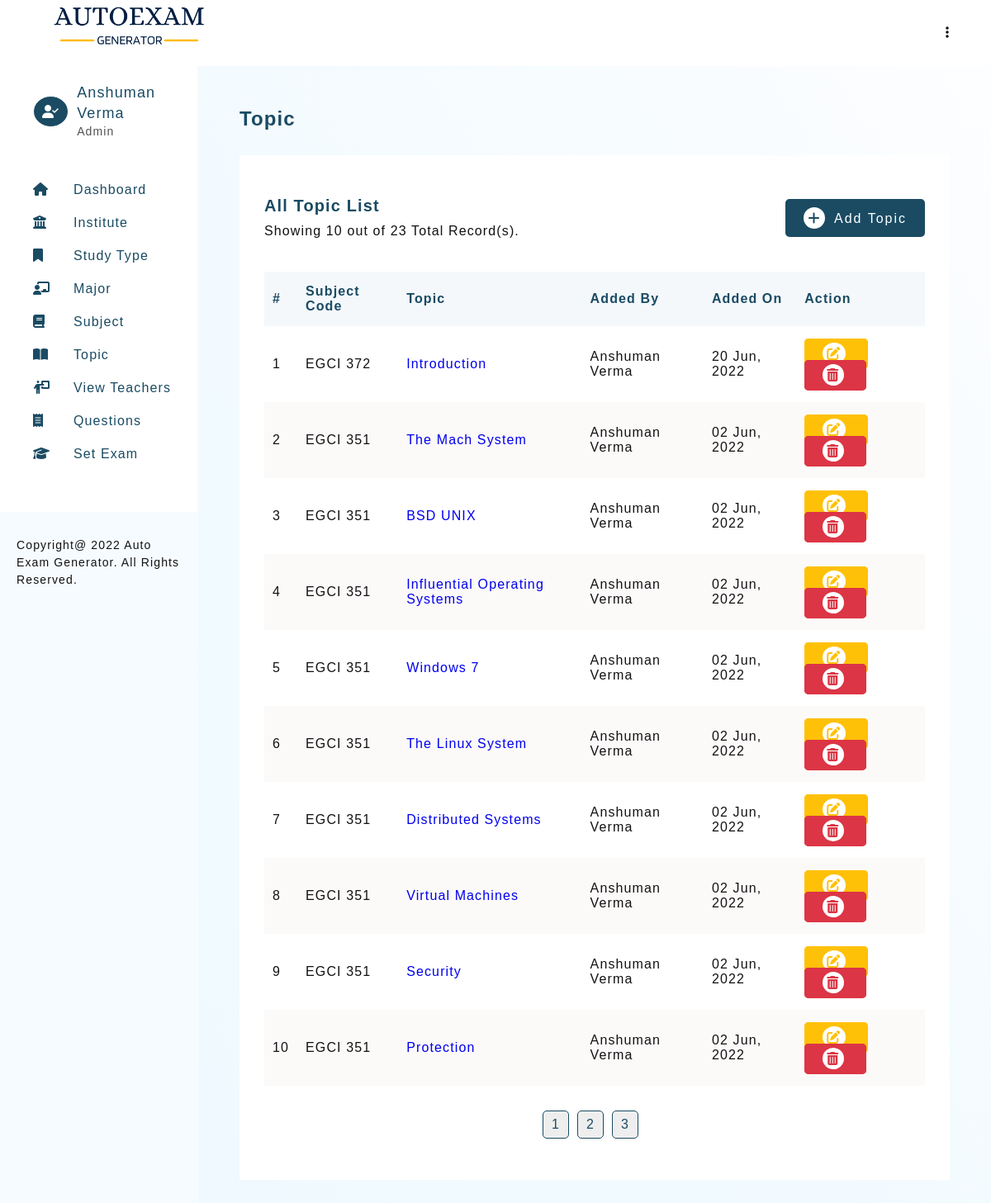
The app's page /autoexam/topic-view.php (signed in) with its own data.
### tables this page shows
CREATE TABLE `teacher_profile` (
  `teacher_id` int(11) NOT NULL,
  `teacher_firstname` varchar(30) NOT NULL,
  `teacher_lastname` varchar(30) NOT NULL,
  `email` varchar(50) DEFAULT NULL,
  `password` varchar(100) NOT NULL,
  `type` enum('Admin','Teacher') NOT NULL DEFAULT 'Teacher',
  `addedOn` datetime DEFAULT current_timestamp()
);

CREATE TABLE `subject_topic` (
  `subject_topic_id` int(11) NOT NULL,
  `subject_topic_name` text NOT NULL,
  `subject_id` int(11) DEFAULT NULL,
  `topicAddedBy` int(11) DEFAULT NULL,
  `topicAddedOn` datetime DEFAULT current_timestamp()
);

CREATE TABLE `subject_details` (
  `subject_id` int(11) NOT NULL,
  `subject_code` varchar(30) NOT NULL,
  `subject_name` text NOT NULL,
  `major_id` int(11) DEFAULT NULL,
  `subjectAddedBy` int(11) DEFAULT NULL,
  `subjectAddedOn` datetime DEFAULT current_timestamp()
);

### autoexam/includes/config.php (called while the page is built, shortened)
<?php
    $sitename = "Auto Exam Generator";

### autoexam/topic-view.php (the view, shortened to what this page needs)
<?php
    require_once './templates/header.php';
    if(isset($_SESSION['user']))
    {
        $limit = 10;
        if(isset($_GET['page']))
        {
            $page = $_GET['page'];
        }
        else
        {
            $page  = 1;
        }
        $start = ($page * $limit) - $limit;
        $serialNo = $start + 1;
        $countSubjectTopicQ = mysqli_query($connection, "SELECT count(`subject_topic_id`) as total FROM `subject_topic`");
        $countSubjectTopicR = mysqli_fetch_assoc($countSubjectTopicQ);
        $noOfSubjectTopic = $countSubjectTopicR['total'];
        $topicQuery = mysqli_query($connection,
            "SELECT * FROM `subject_topic`
            LEFT JOIN `teacher_profile` ON `teacher_profile`.`teacher_id` = `subject_topic`.`topicAddedBy`
            LEFT JOIN `subject_details` ON `subject_details`.`subject_id` = `subject_topic`.`subject_id`
            ORDER BY `subject_topic`.`topicAddedOn` DESC
            LIMIT $start, $limit
        ");
        $totalPages = ceil($noOfSubjectTopic / $limit);
    }
?>
<section>
    <h3 class="heading">Topic</h3>
    <div class="card">
        <div class="card-heading">
            <div>
                <h4 class="sub-heading">All Topic List</h4>
                <p class="desc">Showing <?php echo mysqli_num_rows($topicQuery); ?> out of <?= $noOfSubjectTopic;?> Total Record(s).</p>
            </div>
            <?php
                if($_SESSION['userType'] == 'Admin')
                {
            ?>
                <a href="topic-1.php" class="btn btn-green"><i class="fa-solid fa-plus"></i> Add Topic</a>
            <?php
                }
            ?>
        </div>
        <div class="table-responsive">
            <table class="table">
                <thead>
                    <tr>
                        <th>#</th>
                        <th>Subject Code</th>
                        <th>Topic</th>
                        <th>Added By</th>
                        <th>Added On</th>
                        <?php
                            if($_SESSION['userType'] == 'Admin')
                            {
                        ?>
                                <th>Action</th>
                        <?php
                            }
                        ?>
                    </tr>
                </thead>
                <tbody>
                    <?php
                        if(mysqli_num_rows($topicQuery) > 0)
                        {
                            while ($topic = mysqli_fetch_assoc($topicQuery))
                            {
                                echo "
                                    <tr>
                                        <td>$serialNo</td>
                                        <td>$topic[subject_code]</td>
                                        <td><a href=\"topic-detail.php?topic=$topic[subject_topic_id]\">$topic[subject_topic_name]</a></td>
                                        <td>$topic[teacher_firstname] $topic[teacher_lastname]</td>
                                        <td>".date("d M, Y", strtotime($topic['topicAddedOn']))."</td>
                                        <td>";
                                    if($topic['topicAddedBy'] == $_SESSION['userId']){
                                        echo  "<a href=\"topic-2.php?edit=$topic[subject_topic_id]\" class=\"btn btn-edit\"><i class=\"fa-solid fa-pen-to-square\"></i></a>
                                            <a href=\"delete.php?delete_topic=$topic[subject_topic_id]\"  class=\"btn btn-delete\"><i class=\"fa-solid fa-trash-can\"></i></a>";
                                    }
                                echo    "</td>
                                    </tr>
                                ";
                                $serialNo++;
                            }
                        }
                        else
                        {
                            echo "<tr><td colspan=\"7\">No Record Found</td></tr>";
                        }
                    ?>
                </tbody>
            </table>
        </div>
        <?php
            if($noOfSubjectTopic > $limit)
            {
                echo "<ul class=\"pagination\">";
                    for ($i=1; $i <= $totalPages; $i++)
                    {
                        echo "<li><a href=\"topic-view.php?page=$i\" class=\"btn-pagination\">".$i."</a></li>";
                    }
                echo "</ul>";
            }
        ?>
    </div>
</section>
<?php
    require_once './templates/footer.php';
?>

### autoexam/templates/header.php (shortened to what this page needs)
<?php
    require './includes/config.php';
    require_once './includes/connection.php';
    if(isset($_SESSION['user']))
    {
        $userQuery = mysqli_query($connection, "SELECT * FROM teacher_profile WHERE email = '$_SESSION[user]'");
        $userRow = mysqli_fetch_assoc($userQuery);
    }
?>
<!DOCTYPE html>
<html lang="en">
<head>
    <link rel="stylesheet" href="./assets/css/main.css">
    <link rel="stylesheet" href="./assets/css/style.css">
    <link rel="stylesheet" href="https://cdnjs.cloudflare.com/ajax/libs/font-awesome/6.1.1/css/all.min.css">
</head>
<body>
    <header class="admin-header">
        <h1 class="title">
            <img src="./assets/images/logo.png" alt="Auto Exam Generator" height="60px">
        </h1>
        <div>
            <ul>
                <li class="dropmenu">
                    <a href="#"><i class="fa-solid fa-ellipsis-vertical"></i></a>
                </li>
            </ul>
        </div>
    </header>
    <aside id="asideMenu">
        <div class="profile-header" id="profile-header2">
            <?php
                if($_SESSION['userType'] == 'Admin')
                {
                    echo "<i class=\"fa-solid fa-user-check\"></i>";
                }
                else
                {
                    echo "<i class=\"fa-solid fa-user\"></i>";
                }
            ?>
            <div>
                <h2>
                    <?=
                        $userRow['teacher_firstname'] ." ". $userRow['teacher_lastname']
                    ?>
                </h2>
                <p> <?=  $_SESSION['userType']; ?> </p>
            </div>
        </div>
        <section id="nav-header">
            <nav>
                <ul class="navbar">
                    <li><a href="dashboard.php"><i class="fa-solid fa-house"></i><span>Dashboard</span></a></li>
                            <li><a href="institute-view.php"><i class="fa-solid fa-building-columns"></i><span>Institute</span></a></li>
                            <li><a href="studyType-view.php"><i class="fa-solid fa-bookmark"></i><span>Study Type</span></a></li>
                            <li><a href="major-view.php"><i class="fa-solid fa-chalkboard-user"></i><span>Major</span></a></li>
                            <li><a href="subject-view.php"><i class="fa-solid fa-book"></i><span>Subject</span></a></li>
                            <li><a href="topic-view.php"><i class="fa-solid fa-book-open"></i><span>Topic</span></a></li>
                    <?php
                        if($_SESSION['userType'] == 'Admin')
                        {
                    ?>
                            <li><a href="teacher-view.php"><i class="fa-solid fa-person-chalkboard"></i><span>View Teachers</span></a></li>
                    <?php
                        }
                    ?>
                    <li><a href="question-view.php"><i class="fa-solid fa-receipt"></i><span>Questions</span></a></li>
                    <li><a href="setExam-1.php"><i class="fa-solid fa-graduation-cap"></i><span>Set Exam</span></a></li>
                </ul>
            </nav>
        </section>
        <footer class="copyright">Copyright@
            <?= date("Y"); ?>
            <?= $sitename; ?>. All Rights Reserved.
        </footer>
    </aside>
    <main>

### autoexam/assets/css/main.css (style rules this page uses)
* { margin: 0; padding: 0; box-sizing: border-box; }
body { font-family: 'Gill Sans', 'Gill Sans MT', Calibri, 'Trebuchet MS', sans-serif; color: #121212; letter-spacing: 0.07em; }
html { scroll-behavior: smooth; }
a { text-decoration: none; }
ul { list-style: none; }
.btn { padding: 8px 20px; border-radius: 5px; transition: all 0.2s; letter-spacing: 2px; font-size: 16px; }
.btn i { border-radius: 50%; padding: 5px; margin-right: 5px; transition: all 0.2s; }
.btn-green { background-color: #1a4b63; color: #fff; border: solid 2px #1a4b63; }
.btn-green i { background-color: #fff; color: #1a4b63; }
.btn-edit { background-color: #ffc107; color: #fff; border: solid 2px #ffc107; }
.btn-edit i { background-color: #fff; color: #ffc107; }
.btn-delete { background-color: #dc3545; color: #fff; border: solid 2px #dc3545; }
.btn-delete i { background-color: #fff; color: #dc3545; }

### autoexam/assets/css/style.css (style rules this page uses)
:root { --primary-color: #1a4b63; }
body { color: #121212; }
.admin-header { padding: 0 50px; background-color: #fff; display: flex; justify-content: space-between; width: 100%; z-index: 12; height: 10vh; line-height: 10vh; position: fixed; top: 0; left: 0; }
.admin-header .dropmenu { position: relative; text-align: right; }
.admin-header .dropmenu a { color: #121212; }
aside { width: 50%; background-color: #fff; height: 100%; overflow: auto; position: fixed; display: flex; flex-direction: column; justify-content: space-between; border-right: solid 1px rgb(255, 249, 249); display: none; background-color: #f6fbff; }
aside > #nav-header { padding: 20px 20px 50px 40px; display: grid; grid-template-columns: 1fr; row-gap: 20px; align-content: start; background-color: #fff; }
h1.title { color: var(--primary-color); font-size: 18px; }
.profile-header { display: flex; justify-content: flex-start; align-items: center; line-height: 1.4; padding: 20px 20px 20px 40px; background-color: #fff; }
.profile-header > i { border-radius: 50%; color: #fff; border: solid 1px; padding: 10px; background-color: var(--primary-color); margin-right: 10px; }
.profile-header > div > h2 { color: var(--primary-color); font-size: 18px; font-weight: normal; }
.profile-header > div > p { color: #515151; font-size: 14px; }
aside > #nav-header > nav > ul { line-height: 2.5; }
aside > #nav-header > nav > ul > li > a { color: var(--primary-color); font-size: 16px; display: block; }
aside > #nav-header > nav > ul > li > a > i { display: inline-block; width: 30px; }
aside > #nav-header > nav > ul > li > a > span { margin-left: 19px; }
aside > footer { background-color: #f6fbff; padding: 30px 20px 30px; line-height: 1.5; font-size: 14px; }
main { background-image: linear-gradient(to right top, #f0f9ff, #f0f9ff, #f0faff, #f1faff, #f1faff, #f2faff, #f4fbff, #f5fbff, #f7fcff, #f9fcff, #fbfdff, #fdfeff); min-height: 100vh; padding: 50px 50px; margin-top: 10vh; }
main > section { margin-bottom: 100px; }
.heading { color: var(--primary-color); margin-bottom: 30px; font-size: 24px; font-weight: 600; }
.sub-heading { color: var(--primary-color); margin-bottom: 10px; font-size: 20px; font-weight: 600; }
.card { background-color: #fff; padding: 50px 30px; }
.card-heading { display: flex; justify-content: space-between; align-items: center; margin-bottom: 30px; flex-direction: column; }
.table-responsive { overflow: auto; }
.table { width: 100%; border-collapse: collapse; margin-top: 10px; }
.table > thead { text-align: left; background-color: #f4f8fb; color: var(--primary-color); }
.table > thead > tr > th { padding: 15px 10px; }
.table > tbody > tr > td { padding: 20px 10px; }
.table > tbody > tr:nth-child(even) { background-color: rgb(252, 249, 249); }
.pagination { margin-top: 30px; display: flex; justify-content: center; }
.btn-pagination { padding: 7px 10px; border-radius: 5px; background-color: #eee; color: var(--primary-color); margin-right: 10px; border: solid 1px var(--primary-color); transition: all 0.5s; display: inline-block; }
@media (min-width: 992px) { aside { display: block; width: 20%; } }
@media (min-width: 992px) { main { margin-left: 20%; width: 80%; } }
@media (min-width: 992px) { .card-heading { flex-direction: row; } }

### records on screen
teacher_profile: teacher_firstname "Anshuman", teacher_lastname "Verma"
subject_topic: subject.subject_code "EGCI 372", subject_topic_name "Introduction", topicAddedBy.teacher_firstname "Anshuman", topicAddedBy.teacher_lastname "Verma", topicAddedOn "20 Jun, 2022"
subject_topic: subject.subject_code "EGCI 351", subject_topic_name "The Mach System", topicAddedBy.teacher_firstname "Anshuman", topicAddedBy.teacher_lastname "Verma", topicAddedOn "02 Jun, 2022"
subject_topic: subject.subject_code "EGCI 351", subject_topic_name "BSD UNIX", topicAddedBy.teacher_firstname "Anshuman", topicAddedBy.teacher_lastname "Verma", topicAddedOn "02 Jun, 2022"
subject_topic: subject.subject_code "EGCI 351", subject_topic_name "Influential Operating Systems", topicAddedBy.teacher_firstname "Anshuman", topicAddedBy.teacher_lastname "Verma", topicAddedOn "02 Jun, 2022"
subject_topic: subject.subject_code "EGCI 351", subject_topic_name "Windows 7", topicAddedBy.teacher_firstname "Anshuman", topicAddedBy.teacher_lastname "Verma", topicAddedOn "02 Jun, 2022"
subject_topic: subject.subject_code "EGCI 351", subject_topic_name "The Linux System", topicAddedBy.teacher_firstname "Anshuman", topicAddedBy.teacher_lastname "Verma", topicAddedOn "02 Jun, 2022"
subject_topic: subject.subject_code "EGCI 351", subject_topic_name "Distributed Systems", topicAddedBy.teacher_firstname "Anshuman", topicAddedBy.teacher_lastname "Verma", topicAddedOn "02 Jun, 2022"
subject_topic: subject.subject_code "EGCI 351", subject_topic_name "Virtual Machines", topicAddedBy.teacher_firstname "Anshuman", topicAddedBy.teacher_lastname "Verma", topicAddedOn "02 Jun, 2022"
subject_topic: subject.subject_code "EGCI 351", subject_topic_name "Security", topicAddedBy.teacher_firstname "Anshuman", topicAddedBy.teacher_lastname "Verma", topicAddedOn "02 Jun, 2022"
subject_topic: subject.subject_code "EGCI 351", subject_topic_name "Protection", topicAddedBy.teacher_firstname "Anshuman", topicAddedBy.teacher_lastname "Verma", topicAddedOn "02 Jun, 2022"

### other values on screen
$_SESSION['userType'] "Admin"
$sitename "Auto Exam Generator"
mysqli_num_rows($topicQuery) "10"
$noOfSubjectTopic "23"
